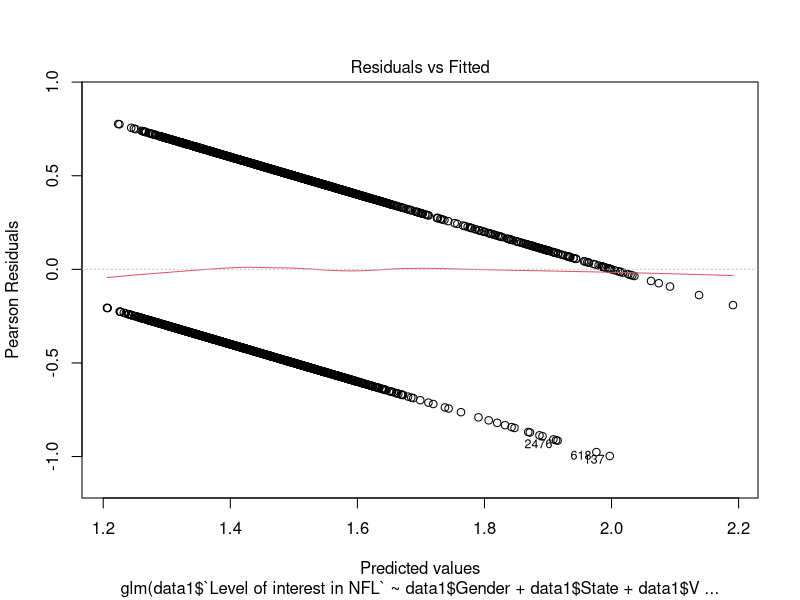
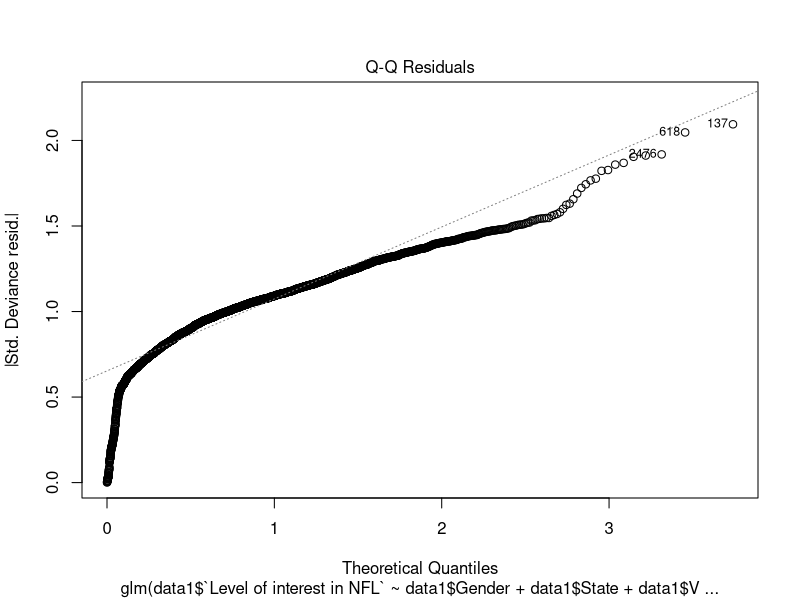
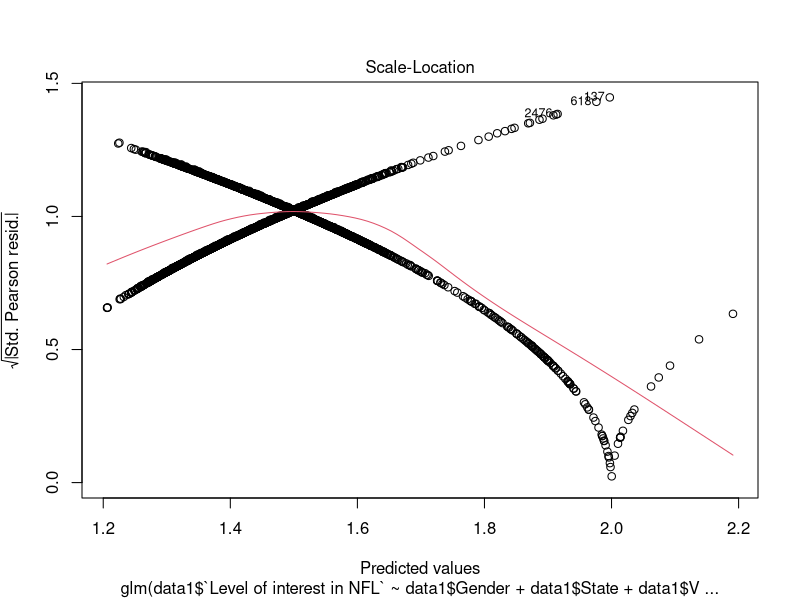
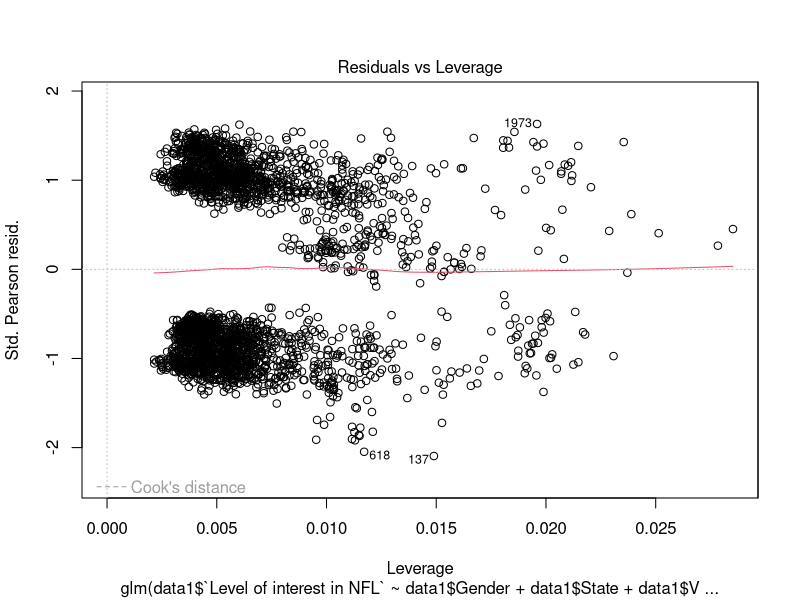

Write the R code that produced these figures, in order. (Note: this script raises an error after producing the figures.)
###Analysis of NFL dataset
## Demographic difference between avid and casual fans
#install.packages("readxl") 
options(max.print=999999)
library(readxl)

data1<-read_excel("avid-casual.xlsx", sheet = 1)
summary(data1)
#Information about data
nrow(data1) #no of rows
ncol(data1) #no of cols
class(data1) #type of data
dim(data1) #dimension of data
str(data1) #display structure of datith categorical data
library(dplyr)
count<-table(data1$`Level of interest in NFL`)
#Hypothesis testing: chi square
#install.packages("MASS")
library(MASS)
tl<-table(data1$`Level of interest in NFL`,data1$D11)
tl
chisq.test(data1$`Level of interest in NFL`, data1$`Relationship status`, correct=FALSE)
#Logistic model using lm for avid and casual

model <- glm(data1$`Level of interest in NFL`~ data1$Gender + data1$State + data1$Voter + data1$Age + data1$Race
               +data1$Employment + data1$`Employment industry`+data1$`Household Income`+data1$Son_age+data1$`Interest in sports`+data1$`Coached a sports team`+data1$`Religious service frequency`
             +data1$`Kids play sports`+data1$`Social media engagement`+data1$`Area of residence`)
summary(model) 
plot(model)


#install.packages("corrplot")
#library(corrplot)
#corrplot(data1, method ="number")

#to calculate the predictive values of fandom
pred<-predict(model) 

# attach it with the dataframe 
pred1<- data.frame(pred) 
pred1
data2<-data.frame(data1)
final_data<-cbind(data2,pred1)

#write the final data to csv and save it. 
write.csv(pred1,"linear_output.csv")
#visualization

#colors <- c("lightgrey","lightgreen","lightyellow","lightblue","lavender","mistyrose")
#colors<-c("darkred","darkblue","darkgreen")
colors<-c("grey","darkgreen")
#regions <- c("Northeast","Midwest","South","west")
gender<-c("Male","Female")
#binary<-c("Yes","No")
#Education<-c("Less than 9th grade	","9th to 12th grade, no diploma","High School Graduate","Some college or associate degree","Bachelor’s degree","Advanced degree")
#media<-c("Several times a week","About once a day","Every few weeks","Once a week","Less often","Never")
#area<-c("Urban","Suburban","Rural")
#pol<-c("Republican","Democrat","Independent")
#race<-c("Caucasian or White","African American or Black","Hispanic/Latino","Asian","American Indian/Native American","Other")
#data1$freqs <- as.numeric(as.character(data1$freqs))
fans<-c("Avid","Casual")
counts <- table(data1$`Level of interest in NFL`,data1$Voter)
c<-data.matrix(counts)
c
#f1<-count(data1$Education)
#m<-as.vector(f1)
#f2<-count(data1$`Level of interest in NFL`)
#t<-table(data1$`Level of interest in NFL`)
#as.data.frame.matrix(f2)
counts
#barplot(c)
perc<-c("61.3%","38.6%","43.4%","56.5%")
perc<-data.frame(perc)
perc
bp<-barplot(counts, 
            main ="NFL fans and Gender", 
            xlab = "Gender", 
            ylab= "NFL fans",
            names.arg=c("Avid","casual"), 
            col = colors,
            beside = TRUE)
legend("top",cex=0.7,gender, fill = colors)
 #text(x = Education, y = data1$`freq(edu)`, label = data1$`freq(edu)`, pos = 3, cex = 0.8, col = "red")
 #legend = rownames(f1)
text(bp, 0, round(perc,1),cex=0.8,pos=3) 

# col=c("grey","darkgreen","darkred","darkblue") 
       


#Cluster analysis using Kmodes
#install.packages("klaR")
#library(klaR)
#cluster.results <-kmodes(data2, 2, iter.max = 10, weighted = FALSE )
cluster.results
summary(data1)